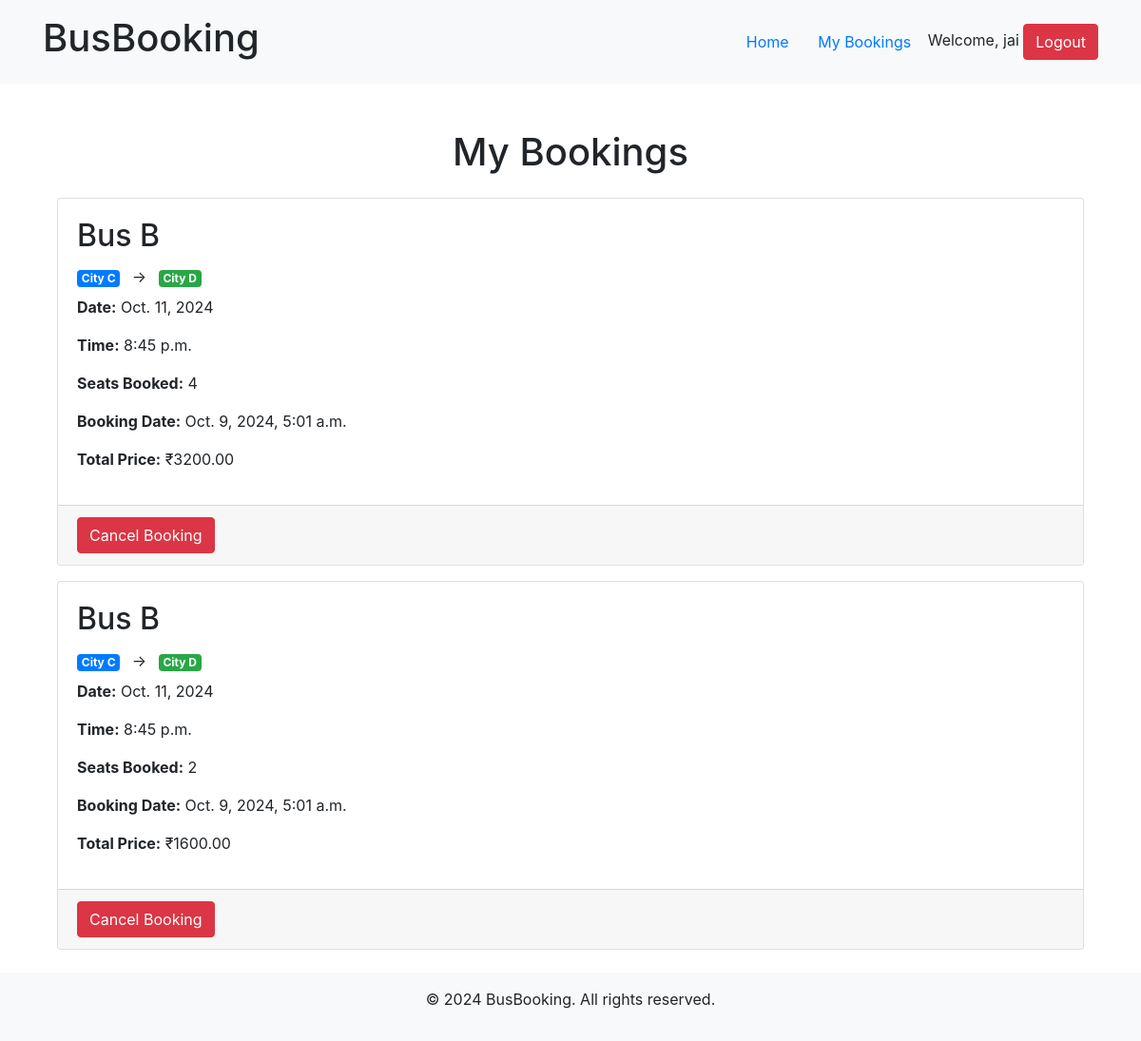
The app's page /my-bookings/ (signed in) with its own data.
### booking/models.py (models this page shows, shortened)
class User(AbstractUser):
    is_admin = models.BooleanField(default=False)

class Booking(models.Model):
    user = models.ForeignKey(User, on_delete=models.CASCADE)
    bus = models.ForeignKey(Bus, on_delete=models.CASCADE)
    num_seats = models.IntegerField()
    booking_date = models.DateTimeField(auto_now_add=True)
    def total_price(self):
        return self.num_seats * self.bus.price

class Bus(models.Model):
    name = models.CharField(max_length=100)
    source = models.CharField(max_length=100)
    destination = models.CharField(max_length=100)
    date = models.DateField()
    time = models.TimeField()
    total_seats = models.IntegerField()
    available_seats = models.IntegerField()
    price = models.DecimalField(max_digits=10, decimal_places=2)

### booking/views.py (the view)
# urls.py: path('my-bookings/', views.my_bookings, name='my_bookings'),
@login_required
def my_bookings(request):
    bookings = Booking.objects.filter(user=request.user).order_by('-booking_date')
    return render(request, 'booking/my_bookings.html', {'bookings': bookings})

### booking/templates/booking/my_bookings.html
{% extends 'booking/base.html' %}
{% block content %}
<div class="container mt-5">
    <h1 class="text-center mb-4">My Bookings</h1>
    <div class="bookings-list">
        {% for booking in bookings %}
            <div class="card booking-card mb-3">
                <div class="card-body">
                    <h2 class="card-title">{{ booking.bus.name }}</h2>
                    <div class="route mb-2">
                        <span class="source badge bg-primary text-white">{{ booking.bus.source }}</span>
                        <span class="arrow mx-2">→</span>
                        <span class="destination badge bg-success text-white">{{ booking.bus.destination }}</span>
                    </div>
                    <div class="details">
                        <p><strong>Date:</strong> {{ booking.bus.date }}</p>
                        <p><strong>Time:</strong> {{ booking.bus.time }}</p>
                        <p><strong>Seats Booked:</strong> {{ booking.num_seats }}</p>
                        <p><strong>Booking Date:</strong> {{ booking.booking_date }}</p>
                        <p><strong>Total Price:</strong> ₹{{ booking.total_price }}</p>
                    </div>
                </div>
                <div class="card-footer text-end">
                    <a href="{% url 'cancel_booking' booking.id %}" class="btn btn-danger" onclick="return confirm('Are you sure you want to cancel this booking?')">Cancel Booking</a>
                </div>
            </div>
        {% empty %}
            <p class="text-center">You haven't made any bookings yet.</p>
        {% endfor %}
    </div>
</div>
{% endblock %}

### booking/templates/booking/base.html (shortened to what this page needs)
<!DOCTYPE html>
<html lang="en">
<head>
    {% load static %}
    <link href="https://stackpath.bootstrapcdn.com/bootstrap/4.5.2/css/bootstrap.min.css" rel="stylesheet">
</head>
<body>
    <header class="bg-light py-3">
        <div class="container d-flex justify-content-between align-items-center">
            <h1 class="logo">BusBooking</h1>
            <nav>
                {% if user.is_authenticated %}
                    <a href="{% url 'home' %}" class="btn btn-link">Home</a>
                    <a href="{% url 'my_bookings' %}" class="btn btn-link">My Bookings</a>
                    <span class="user-info">Welcome, {{ user.username }}</span>
                    <a href="{% url 'logout' %}" class="btn btn-danger">Logout</a>
                {% else %}
                    <a href="{% url 'login' %}" class="btn btn-primary">Login</a>
                    <a href="{% url 'signup' %}" class="btn btn-secondary">Sign Up</a>
                {% endif %}
            </nav>
        </div>
    </header>
    <main class="container my-4">
        {% block content %}
        {% endblock %}
    </main>
    <footer class="bg-light py-3">
        <div class="container text-center">
            <p>&copy; 2024 BusBooking. All rights reserved.</p>
        </div>
    </footer>
</body>
</html>

### records on screen
User: username "jai"
Booking: bus.name "Bus B", bus.source "City C", bus.destination "City D", bus "Oct. 11, 2024", bus.time "8:45 p.m.", num_seats "4", booking_date "Oct. 9, 2024, 5:01 a.m.", total_price "3200.00"
Booking: bus.name "Bus B", bus.source "City C", bus.destination "City D", bus "Oct. 11, 2024", bus.time "8:45 p.m.", num_seats "2", booking_date "Oct. 9, 2024, 5:01 a.m.", total_price "1600.00"
